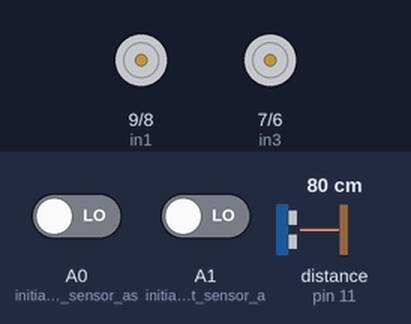
The sketch below on a simulated Arduino Uno, built with avr-gcc and run on an emulated ATmega328P. Parts: motor-driver pin pairs drawn as motors (green arrow = first pin HIGH = forward, orange = second pin HIGH = backward, longer = more drive, scaled by the enable pin). The inputs (shaded band) are chosen by the test bench; at power-on: distance to the obstacle (sensor on pin 11) 80 cm, A0 (initialize_Left_sensor_as) LOW, A1 (initialize_Right_sensor_a) LOW. The echo pulse lasts 58.3 µs per cm; what the sketch prints to the serial monitor is not drawn.

Above: at 1.2 s.
1.3 s: distance to the obstacle (sensor on pin 11) set to 11 cm
4.3 s: distance to the obstacle (sensor on pin 11) set to 8 cm
At 4.9 s:
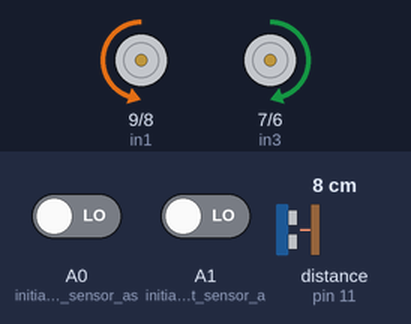
5.8 s: A0 (initialize_Left_sensor_as) driven HIGH
At 6.6 s:
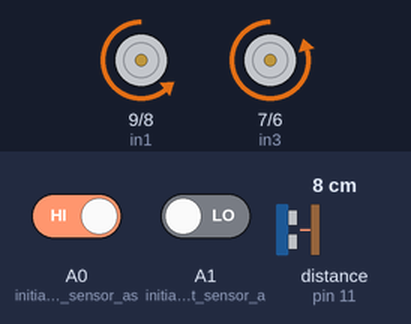
7.3 s: A1 (initialize_Right_sensor_a) driven HIGH
At 8.5 s:
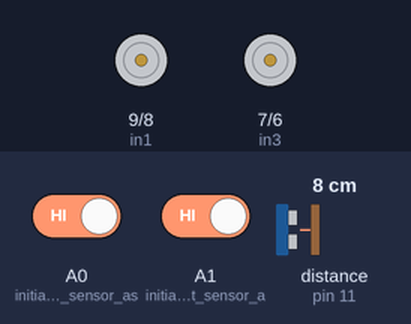
8.8 s: A0 (initialize_Left_sensor_as) driven LOW
At 9.5 s:
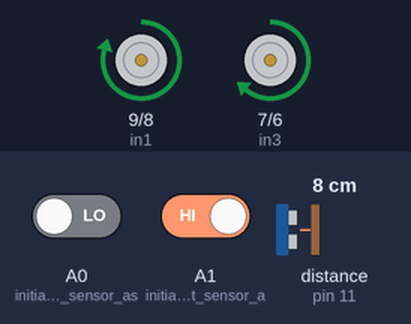
10.3 s: A0 (initialize_Left_sensor_as) driven HIGH
At 11.1 s:
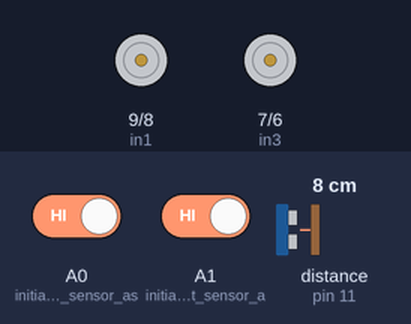
Timing chart, 0 to 12.8 s (numbered marks = the images above; inputs shaded):
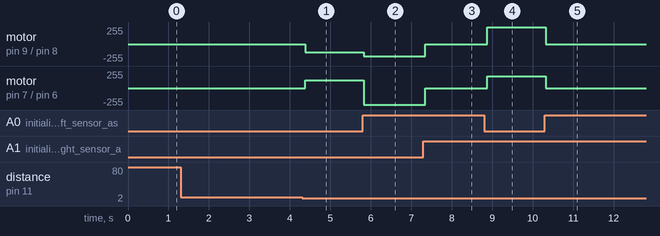

Measured:
- the behaviour switches between 10 and 9 cm on distance to the obstacle (sensor on pin 11) (found by bisection; images 0 and 1)
- after the input at 1.3 s, every drawn part: stays the same
- after the input at 4.3 s, motor on pin 9 (in1) / pin 8 (in2): stopped → backward 120/255 after 0.07 s; motor on pin 7 (in3) / pin 6 (in4): stopped → forward 120/255 after 0.07 s
- after the input at 5.8 s, motor on pin 9 (in1) / pin 8 (in2): backward 120/255 → backward 180/255 at once; motor on pin 7 (in3) / pin 6 (in4): forward 120/255 → backward 250/255 at once
- after the input at 7.3 s, motor on pin 9 (in1) / pin 8 (in2): backward 180/255 → stopped after 0.05 s; motor on pin 7 (in3) / pin 6 (in4): backward 250/255 → stopped after 0.05 s
- after the input at 8.8 s, motor on pin 9 (in1) / pin 8 (in2): stopped → forward 250/255 after 0.07 s; motor on pin 7 (in3) / pin 6 (in4): stopped → forward 180/255 after 0.07 s
- after the input at 10.3 s, motor on pin 9 (in1) / pin 8 (in2): forward 250/255 → stopped at once; motor on pin 7 (in3) / pin 6 (in4): forward 180/255 → stopped at once

The sketch:

followmyhand_danlu.ino
```cpp
#include "SR04.h"
#define in1 9
#define in2 8
#define in3 7
#define in4 6
#define enA 10
#define enB 5
#define echopin 12 // echo pin
#define trigpin 11 // Trigger pin

 int Speed = 50;
 int M1_Speed = 120; // speed of motor 1
 int M2_Speed = 120; // speed of motor 2
 int LeftRotationSpeed = 180; // Left Rotation Speed
 int RightRotationSpeed = 180; // Right Rotation Speed
 SR04 sr04 = SR04(echopin,trigpin);
 long distance;


 void setup() {
  Serial.begin(9600);
  pinMode(in1,OUTPUT);
  pinMode(in2,OUTPUT);
  pinMode(in3,OUTPUT);
  pinMode(in4,OUTPUT);

  pinMode(enA,OUTPUT);
  pinMode(enB,OUTPUT);

  pinMode(A0, INPUT); // initialize Left sensor as an input
  pinMode(A1, INPUT); // initialize Right sensor as an input

  pinMode(trigpin, OUTPUT);
  pinMode(echopin, INPUT);
}

 void loop() {
  distance = sr04.Distance();
  Serial.print(distance);
  Serial.print("cm ");
  int LEFT_SENSOR = digitalRead(A0);
  int RIGHT_SENSOR = digitalRead(A1);
  if(RIGHT_SENSOR==1 && distance>=10 && distance<=20 && LEFT_SENSOR==1) {
    forward(); //FORWARD
  }

  else if(RIGHT_SENSOR==0 && LEFT_SENSOR==1) {
    right(); //Move Right
  }

  else if(RIGHT_SENSOR==1 && LEFT_SENSOR==0) {
    left(); //Move Left
  }

  else if(RIGHT_SENSOR==1 && LEFT_SENSOR==1) {
    Stop(); //STOP
  }

  else if(distance > 20){
    Stop();
  }

  else if(distance < 10){
    backward();
  }
  delay(50);
}

void forward()
{
      digitalWrite(in1, HIGH);
      digitalWrite(in2, LOW);
      digitalWrite(in3, LOW);
      digitalWrite(in4, HIGH);

      analogWrite(enA, M1_Speed);
      analogWrite(enB, M2_Speed);
}

void backward()
{
      digitalWrite(in1, LOW);
      digitalWrite(in2, HIGH);
      digitalWrite(in3, HIGH);
      digitalWrite(in4, LOW);

      analogWrite(enA, M1_Speed);
      analogWrite(enB, M2_Speed);
}

void right()
{
      digitalWrite(in1, LOW);
      digitalWrite(in2, HIGH);
      digitalWrite(in3, LOW);
      digitalWrite(in4, HIGH);

      analogWrite(enA, LeftRotationSpeed);
      analogWrite(enB, 250);
}

void left()
{
      digitalWrite(in1, HIGH);
      digitalWrite(in2, LOW);
      digitalWrite(in3, HIGH);
      digitalWrite(in4, LOW);

      analogWrite(enA, 250);
      analogWrite(enB, RightRotationSpeed);
}

void Stop()
{
      digitalWrite(in1, LOW);
      digitalWrite(in2, LOW);
      digitalWrite(in3, LOW);
      digitalWrite(in4, LOW);
}
```
